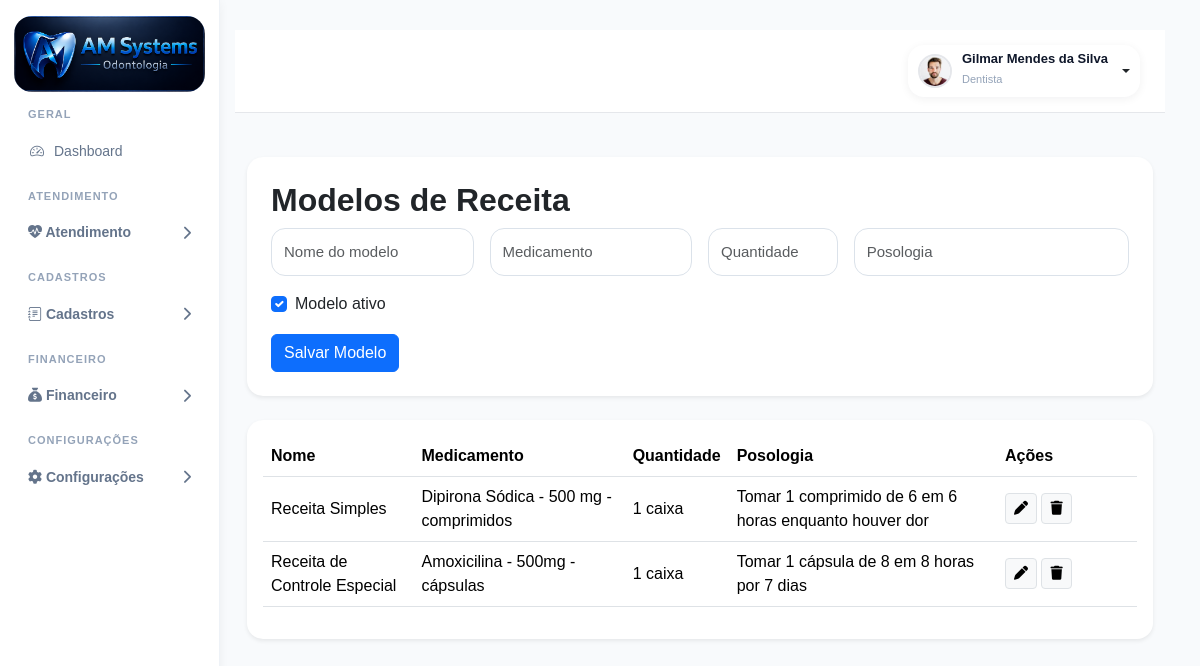
Page /modelos-receita/ (signed in) on the committed database.
### accounts/models.py (models this page shows, shortened)
class PerfilUsuario(models.Model):
    usuario = models.OneToOneField(
        User,
        on_delete=models.CASCADE,
        related_name="perfil"
    )
    perfil_acesso = models.ForeignKey(
        Perfil,
        on_delete=models.PROTECT,
        related_name="usuarios",
        verbose_name="Perfil de Acesso",
        blank=True,
        null=True
    )
    ADMIN = "admin"
    GESTOR = "gestor"
    DENTISTA = "dentista"
    SECRETARIA = "secretaria"
    ACD = "acd"
    CONTABILIDADE = "contabilidade"
    MARKETING = "marketing"
    AUDITORIA = "auditoria"
    TIPOS_USUARIO = [
        (ADMIN, "Administrador"),
        (GESTOR, "Gestor"),
        (DENTISTA, "Dentista"),
        (SECRETARIA, "Secretária"),
        (ACD, "Auxiliar de Saúde Bucal"),
        (CONTABILIDADE, "Contabilidade"),
        (MARKETING, "Marketing"),
        (AUDITORIA, "Auditoria"),
    ]
    tipo_usuario = models.CharField(
        max_length=30,
        choices=TIPOS_USUARIO,
        default=SECRETARIA
    )
    cro = models.CharField(
        max_length=20,
        blank=True,
        null=True
    )
    especialidade = models.CharField(
        max_length=100,
        blank=True,
        null=True
    )
    percentual_comissao = models.DecimalField(
        "Comissão (%)",
        max_digits=5,
        decimal_places=2,
        default=40.00,
        help_text="Percentual de comissão do dentista."
    )
    meta_mensal = models.DecimalField(
        "Meta Mensal (R$)",
        max_digits=10,
        decimal_places=2,
        default=0.00,
        help_text="Meta mensal de produção do dentista."
    )
    telefone = models.CharField(
        max_length=20,
        blank=True,
        null=True
    )
    celular = models.CharField(
        max_length=20,
        blank=True,
        null=True
    )
    cpf = models.CharField(
        max_length=14,
        blank=True,
        null=True
    )
    rg = models.CharField(
        max_length=20,
        blank=True,
        null=True
    )
    data_nascimento = models.DateField(
        blank=True,
        null=True
    )
    sexo = models.CharField(
        max_length=20,
        blank=True,
        null=True
    )
    foto = models.ImageField(
        upload_to="usuarios/fotos/",
        blank=True,
        null=True
    )
    assinatura = models.ImageField(
        upload_to="usuarios/assinaturas/",
        blank=True,
        null=True
    )
    cep = models.CharField(
        max_length=10,
        blank=True,
        null=True
    )
    logradouro = models.CharField(
        max_length=255,
        blank=True,
        null=True
    )
    numero = models.CharField(
        max_length=20,
        blank=True,
        null=True
    )
    complemento = models.CharField(
        max_length=100,
        blank=True,
        null=True
    )
    bairro = models.CharField(
        max_length=100,
        blank=True,
        null=True
    )
    cidade = models.CharField(
        max_length=100,
        blank=True,
        null=True
    )
    uf = models.CharField(
        max_length=2,
        blank=True,
        null=True
    )
    cro_uf = models.CharField(
        max_length=2,
        blank=True,
        null=True
    )
    ativo = models.BooleanField(
        default=True
    )
    somente_leitura = models.BooleanField(
        default=False
    )
    criado_em = models.DateTimeField(
        auto_now_add=True
    )
    atualizado_em = models.DateTimeField(
        auto_now=True
    )

class ModeloReceita(models.Model):
    nome = models.CharField(
        max_length=200
    )
    medicamento = models.CharField(
        max_length=255
    )
    quantidade = models.CharField(
        max_length=100,
        blank=True
    )
    posologia = models.TextField()
    ativo = models.BooleanField(
        default=True
    )
    criado_em = models.DateTimeField(
        auto_now_add=True
    )
    class Meta:
        verbose_name = 'Modelo de Receita'
        verbose_name_plural = 'Modelos de Receita'
        ordering = ['nome']

### accounts/views.py (the view, shortened to what this page needs)
@login_required(login_url='/')
def modelos_receita(request):
    modelos = ModeloReceita.objects.all().order_by(
        'nome'
    )
    return render(
        request,
        'accounts/modelos_receita.html',
        {
            'modelos': modelos
        }
    )

### accounts/templates/accounts/modelos_receita.html (shortened to what this page needs)
{% extends 'accounts/base.html' %}
{% block content %}
<div class="container-fluid py-4">
<div class="card border-0 shadow-sm rounded-4">
    <div class="card-body p-4">
        <h2 class="fw-bold">
            Modelos de Receita
        </h2>
        <form method="POST">
            <div class="row g-3">
                <div class="col-md-3">
                    <input
                        type="text"
                        name="nome"
                        class="form-control"
                        placeholder="Nome do modelo"
                        required
                    >
                </div>
                <div class="col-md-3">
                    <input
                        type="text"
                        name="medicamento"
                        class="form-control"
                        placeholder="Medicamento"
                        required
                    >
                </div>
                <div class="col-md-2">
                    <input
                        type="text"
                        name="quantidade"
                        class="form-control"
                        placeholder="Quantidade"
                    >
                </div>
                <div class="col-md-4">
                    <input
                        type="text"
                        name="posologia"
                        class="form-control"
                        placeholder="Posologia"
                    >
                </div>
                <div class="col-12">
                    <div class="form-check">
                        <input
                            type="checkbox"
                            name="ativo"
                            class="form-check-input"
                            checked
                        >
                        <label class="form-check-label">
                            Modelo ativo
                        </label>
                    </div>
                </div>
            </div>
            <button class="btn btn-primary mt-3">
                Salvar Modelo
            </button>
        </form>
    </div>
</div>
<div class="card border-0 shadow-sm rounded-4 mt-4">
    <div class="card-body">
        <table class="table align-middle">
            <thead>
                <tr>
                    <th>Nome</th>
                    <th>Medicamento</th>
                    <th>Quantidade</th>
                    <th>Posologia</th>
                    <th width="140">Ações</th>
                </tr>
            </thead>
            <tbody>
                {% for modelo in modelos %}
                <tr>
                    <td>{{ modelo.nome }}</td>
                    <td>{{ modelo.medicamento }}</td>
                    <td>{{ modelo.quantidade }}</td>
                    <td>{{ modelo.posologia }}</td>
                    <td>
                        <a
                            href="{% url 'editar_modelo_receita' modelo.id %}"
                            class="btn btn-sm btn-light border"
                        >
                            <i class="fa-solid fa-pen"></i>
                        </a>
                        <a
                            href="{% url 'excluir_modelo_receita' modelo.id %}"
                            class="btn btn-sm btn-light border"
                            onclick="return confirm('Excluir modelo?')"
                        >
                            <i class="fa-solid fa-trash"></i>
                        </a>
                    </td>
                </tr>
                {% empty %}
                <tr>
                    <td colspan="5">
                        Nenhum modelo cadastrado.
                    </td>
                </tr>
                {% endfor %}
            </tbody>
        </table>
    </div>
</div>
</div>
{% endblock %}

### accounts/templates/accounts/base.html (shortened to what this page needs)
{% load static %}
{% load permissions_tags %}
<!DOCTYPE html>
<html lang="pt-br">
<head>
    <link href="https://cdn.jsdelivr.net/npm/bootstrap@5.3.3/dist/css/bootstrap.min.css" rel="stylesheet">
    <link rel="stylesheet" href="https://cdn.jsdelivr.net/npm/bootstrap-icons@1.11.3/font/bootstrap-icons.min.css">
    <link rel="stylesheet" href="https://cdnjs.cloudflare.com/ajax/libs/font-awesome/6.5.2/css/all.min.css">
    <link rel="stylesheet" href="{% static 'css/style.css' %}">
    <link rel="stylesheet" href="{% static 'css/pacientes.css' %}">
    <link rel="stylesheet" href="{% static 'css/odontograma.css' %}">
    <link rel="stylesheet" href="{% static 'css/anamnese.css' %}">
    <link rel="stylesheet" href="{% static 'css/ficha_clinica.css' %}">
    <link href="https://cdn.jsdelivr.net/npm/fullcalendar@6.1.15/index.global.min.css" rel="stylesheet">
</head>
<body>
    <div class="dashboard-wrapper">
        {% with perfil=request.user.perfil.tipo_usuario %}
        <aside class="sidebar">
            <div class="logo-area">
                <img src="{% static 'img/logo.png' %}" alt="Logo">
            </div>
<ul class="sidebar-menu">
    <div class="sidebar-section">
        GERAL
    </div>
    <li class="{% if 'dashboard' in request.path %}active{% endif %}">
        <a href="{% url 'dashboard' %}">
            <i class="bi bi-speedometer2"></i>
            <span>Dashboard</span>
        </a>
    </li>
<div class="sidebar-section">
    ATENDIMENTO
</div>
<li class="menu-group">
    <button class="menu-toggle">
        <span>
            <i class="bi bi-heart-pulse-fill"></i>
            Atendimento
        </span>
        <i class="fa-solid fa-chevron-right"></i>
    </button>
        {% possui_permissao request.user 'agenda' as pode_ver_agenda %}
        {% possui_permissao request.user 'pacientes' as pode_ver_pacientes %}
        {% possui_permissao request.user 'orcamentos' as pode_ver_orcamentos %}
        {% possui_permissao request.user 'relatorios' as pode_ver_relatorios %}
</li>
<div class="sidebar-section">
    CADASTROS
</div>
<li class="menu-group">
    <button class="menu-toggle">
        <span>
            <i class="bi bi-journal-text"></i>
            Cadastros
        </span>
        <i class="fa-solid fa-chevron-right"></i>
    </button>
        {% possui_permissao request.user 'procedimentos' as pode_ver_procedimentos %}
        {% possui_permissao request.user 'convenios' as pode_ver_convenios %}
</li>
{% possui_permissao request.user 'contas_pagar' as pode_contas_pagar %}
{% possui_permissao request.user 'contas_receber' as pode_contas_receber %}
{% possui_permissao request.user 'caixa' as pode_ver_caixa %}
{% if pode_contas_pagar or pode_contas_receber or pode_ver_caixa %}
<div class="sidebar-section">
    FINANCEIRO
</div>
<li class="menu-group">
    <button class="menu-toggle">
        <span>
            <i class="fa-solid fa-sack-dollar"></i>
            Financeiro
        </span>
        <i class="fa-solid fa-chevron-right"></i>
    </button>
       {% possui_permissao request.user "livro_caixa" "visualizar" as pode_ver_livro_caixa %}
</li>
{% endif %}
{% possui_permissao request.user 'fornecedores' as pode_ver_fornecedores %}
{% possui_permissao request.user 'produtos' as pode_ver_produtos %}
{% possui_permissao request.user 'compras' as pode_ver_compras %}
{% possui_permissao request.user 'estoque' as pode_ver_estoque %}
{% possui_permissao request.user 'movimentacoes_estoque' as pode_ver_movimentacoes %}
{% possui_permissao request.user 'produtos_criticos' as pode_ver_produtos_criticos %}
{% possui_permissao request.user 'lotes' as pode_ver_lotes %}
{% possui_permissao request.user 'marketing' as pode_marketing %}
{% possui_permissao request.user 'configuracao_clinica' as pode_configuracao_clinica %}
{% possui_permissao request.user 'metas_dentistas' as pode_metas_dentistas %}
{% possui_permissao request.user 'usuarios' as pode_usuarios %}
{% possui_permissao request.user 'perfis' as pode_perfis %}
{% if pode_configuracao_clinica or pode_metas_dentistas or pode_usuarios or pode_perfis %}
<div class="sidebar-section">
    CONFIGURAÇÕES
</div>
<li class="menu-group">
    <button class="menu-toggle">
        <span>
            <i class="fa-solid fa-gear"></i>
            Configurações
        </span>
        <i class="fa-solid fa-chevron-right"></i>
    </button>
</li>
{% endif %}
            </ul>
            {% endwith %}
        </aside>
        <main class="main-content">
            <div class="topbar">
                <div class="d-flex justify-content-end align-items-center">
                    {% if request.user.is_authenticated %}
                    <div class="dropdown">
                        <button class="btn profile-dropdown-btn dropdown-toggle" type="button" data-bs-toggle="dropdown"
                            aria-expanded="false">
                            {% if request.user.perfil.foto %}
                            <img src="{{ request.user.perfil.foto.url }}" alt="Foto" class="profile-avatar">
                            {% else %}
                            <div class="profile-avatar-placeholder"></div>
                            {% endif %}
                            <div class="text-start">
                                <div class="profile-user-name">
                                    {% if request.user.first_name and request.user.last_name %}
                                    {{ request.user.first_name }} {{ request.user.last_name }}
                                    {% elif request.user.first_name %}
                                    {{ request.user.first_name }}
                                    {% else %}
                                    {{ request.user.username }}
                                    {% endif %}
                                </div>
                                <small class="profile-user-role">
                                    {{ request.user.perfil.get_tipo_usuario_display }}
                                </small>
                            </div>
                        </button>
                    </div>
                    {% endif %}
                </div>
            </div>
            {% block content %}
            {% endblock %}
        </main>
    </div>
</body>
</html>

### rows in the picture
ModeloReceita: nome "Receita Simples", medicamento "Dipirona Sódica - 500 mg - comprimidos", quantidade "1 caixa", posologia "Tomar 1 comprimido de 6 em 6 horas enquanto houver dor"
ModeloReceita: nome "Receita de Controle Especial", medicamento "Amoxicilina - 500mg - cápsulas", quantidade "1 caixa", posologia "Tomar 1 cápsula de 8 em 8 horas por 7 dias"

### other values in the picture
{{ request.user.first_name }} "Gilmar Mendes da Silva"
{{ request.user.perfil.get_tipo_usuario_display }} "Dentista"
